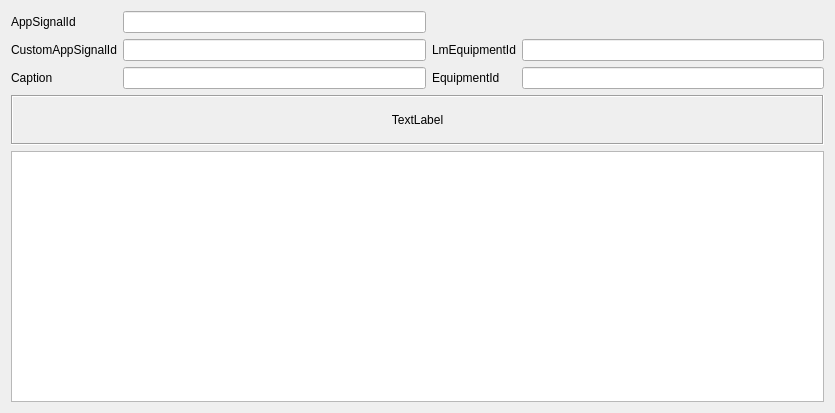
<?xml version="1.0" encoding="UTF-8"?>
<ui version="4.0">
 <class>TuningSignalInfo</class>
 <widget class="QDialog" name="TuningSignalInfo">
  <property name="geometry">
   <rect>
    <x>0</x>
    <y>0</y>
    <width>835</width>
    <height>413</height>
   </rect>
  </property>
  <property name="windowTitle">
   <string>Dialog</string>
  </property>
  <layout class="QGridLayout" name="gridLayout_2">
   <item row="0" column="0">
    <layout class="QVBoxLayout" name="verticalLayout">
     <item>
      <layout class="QGridLayout" name="gridLayout">
       <item row="0" column="0">
        <widget class="QLabel" name="label_4">
         <property name="text">
          <string>AppSignalId</string>
         </property>
        </widget>
       </item>
       <item row="1" column="1">
        <widget class="QLineEdit" name="m_lineCustomAppSignalId">
         <property name="styleSheet">
          <string notr="true"/>
         </property>
         <property name="readOnly">
          <bool>true</bool>
         </property>
        </widget>
       </item>
       <item row="2" column="2">
        <widget class="QLabel" name="label_3">
         <property name="text">
          <string>EquipmentId</string>
         </property>
        </widget>
       </item>
       <item row="2" column="1">
        <widget class="QLineEdit" name="m_lineCaption">
         <property name="styleSheet">
          <string notr="true"/>
         </property>
         <property name="readOnly">
          <bool>true</bool>
         </property>
        </widget>
       </item>
       <item row="0" column="1">
        <widget class="QLineEdit" name="m_lineAppSignalId">
         <property name="readOnly">
          <bool>true</bool>
         </property>
        </widget>
       </item>
       <item row="2" column="3">
        <widget class="QLineEdit" name="m_lineEquipmentId">
         <property name="readOnly">
          <bool>true</bool>
         </property>
        </widget>
       </item>
       <item row="1" column="2">
        <widget class="QLabel" name="label_5">
         <property name="text">
          <string>LmEquipmentId</string>
         </property>
        </widget>
       </item>
       <item row="1" column="0">
        <widget class="QLabel" name="label">
         <property name="text">
          <string>CustomAppSignalId</string>
         </property>
        </widget>
       </item>
       <item row="2" column="0">
        <widget class="QLabel" name="label_2">
         <property name="text">
          <string>Caption</string>
         </property>
        </widget>
       </item>
       <item row="1" column="3">
        <widget class="QLineEdit" name="m_lineLmEquipmentId">
         <property name="readOnly">
          <bool>true</bool>
         </property>
        </widget>
       </item>
      </layout>
     </item>
     <item>
      <widget class="QLabel" name="m_labelValue">
       <property name="minimumSize">
        <size>
         <width>0</width>
         <height>50</height>
        </size>
       </property>
       <property name="styleSheet">
        <string notr="true">font: 14pt &quot;MS Shell Dlg 2&quot;;</string>
       </property>
       <property name="frameShape">
        <enum>QFrame::Box</enum>
       </property>
       <property name="frameShadow">
        <enum>QFrame::Sunken</enum>
       </property>
       <property name="text">
        <string>TextLabel</string>
       </property>
       <property name="alignment">
        <set>Qt::AlignCenter</set>
       </property>
      </widget>
     </item>
     <item>
      <widget class="QTextEdit" name="m_textEdit"/>
     </item>
    </layout>
   </item>
  </layout>
 </widget>
 <resources/>
 <connections/>
</ui>
